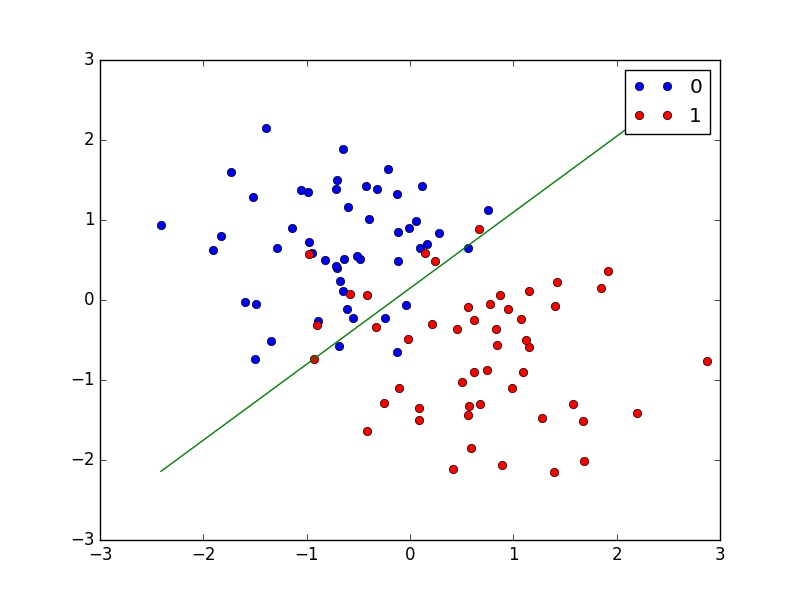

Write Python code to recreate this figure.
import os
import sys
import numpy as np
from numpy import genfromtxt
import time
import matplotlib.pyplot as plt

alpha = 0.0008 # learning rate
epsilon = 1e-10 # stopping criterion


def get_data():
    X = genfromtxt('dataset/logisticX.csv',delimiter = ',') # list of training example vectors
    X_save = X
    if X.ndim == 1:
        X = X[np.newaxis]
        X = np.transpose(X) # convert into 2-d matrix if there is only one feature
    Y = genfromtxt('dataset/logisticY.csv',delimiter = ',') # list of training outputs
    Y_save = Y
    Y = Y[np.newaxis]
    Y = np.transpose(Y) # now we have Y as column vector
    return X,Y,X_save,Y_save
    
#normalize data
def normalize(X):
    std_dev =  np.std(X,axis=0)
    if std_dev.any()==0:
        print "standard deviation of the data is zero"
    mean = np.mean(X,axis=0)
    mean = np.tile(mean,(len(X),1))
    std_dev = np.tile(std_dev,(len(X),1))
    X = (X - mean)/std_dev
    return X



def g_theta(z):
    denom = 1 + np.exp(-1 * z)
    return 1.0/denom

def newton_method():
    global X,Y,epsilon
    n = len(X[0]) # number of input features
    theta = np.zeros((n,1)) # initialized parameters with zero
    count_iter = 0
    while(True):
        count_iter +=1
        theta_t_x = np.matmul(X,theta)
        hypothesis_val = g_theta(theta_t_x)
        error = Y - hypothesis_val
        grad_l_theta = np.matmul(np.transpose(X),error)
        g_one_minus_g = hypothesis_val * (hypothesis_val - 1)
        to_diagonalize = np.transpose(g_one_minus_g)
        diag_matr = np.diag(to_diagonalize[0])
        X_transpose = np.transpose(X)
        hessian = np.matmul(np.matmul(X_transpose,diag_matr),X)
        if np.linalg.det(hessian)==0:
            print "the matrix is singular using pseudo inverse instead"
            hessian_inv = np.linalg.pinv(hessian)
        else:
            hessian_inv = np.linalg.inv(hessian)
        update_amount = np.matmul(hessian_inv,grad_l_theta)
        print "iteration count -> ", count_iter, "\t delta_theta -> ",np.linalg.norm(np.transpose(update_amount))
        # checking the convergence condition
        if np.linalg.norm(np.transpose(update_amount)) < epsilon:
            return theta
        theta = theta - update_amount


X,Y,X_save,Y_save = get_data()
X = normalize(X)

m = len(X) # number of training examples
if m == 0 :
    print "Training data missing"
x0 = np.ones((m,1))
X = np.hstack((x0,X)) # adding ones to training vectors

theta = newton_method()
print "theta",theta
# plot points
for i in range(m):
    if Y[i][0]==0:
        y0, = plt.plot(X[i][1],X[i][2],'ro',c='b',label='0')
    else:
        y1, = plt.plot(X[i][1],X[i][2],'ro',c='r',label='1')
plt.legend(handles=[y0,y1])
X_transpose = np.transpose(X)
X_min = np.min(X_transpose[1])
X_max = np.max(X_transpose[2])
x = np.linspace(X_min, X_max, 50)
plt.plot(x,(-1.0/theta[2])*(theta[0]+theta[1]*x),c='g')
plt.plot()
plt.savefig('logistic' + ".jpeg")
plt.show()
